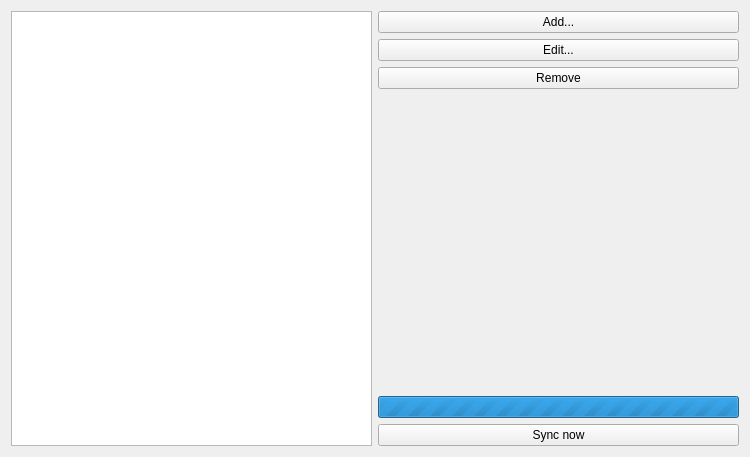
<?xml version="1.0" encoding="UTF-8"?>
<ui version="4.0">
 <author>Gav Wood</author>
 <class>KCMSync</class>
 <widget class="QWidget" name="KCMSync">
  <property name="geometry">
   <rect>
    <x>0</x>
    <y>0</y>
    <width>750</width>
    <height>457</height>
   </rect>
  </property>
  <property name="windowTitle">
   <string>Akunambol sync</string>
  </property>
  <layout class="QGridLayout" name="gridLayout_2">
   <item row="1" column="1">
    <widget class="QPushButton" name="pbAddServer">
     <property name="text">
      <string>Add...</string>
     </property>
    </widget>
   </item>
   <item row="3" column="1">
    <widget class="QPushButton" name="pbRemoveServer">
     <property name="text">
      <string>Remove</string>
     </property>
    </widget>
   </item>
   <item row="2" column="1">
    <widget class="QPushButton" name="pbEditServer">
     <property name="text">
      <string>Edit...</string>
     </property>
    </widget>
   </item>
   <item row="1" column="0" rowspan="6">
    <widget class="QListWidget" name="lwServerList">
     <property name="alternatingRowColors">
      <bool>true</bool>
     </property>
    </widget>
   </item>
   <item row="4" column="1">
    <spacer name="verticalSpacer">
     <property name="orientation">
      <enum>Qt::Vertical</enum>
     </property>
     <property name="sizeHint" stdset="0">
      <size>
       <width>20</width>
       <height>40</height>
      </size>
     </property>
    </spacer>
   </item>
   <item row="6" column="1">
    <widget class="QPushButton" name="pbSyncNow">
     <property name="text">
      <string>Sync now</string>
     </property>
    </widget>
   </item>
   <item row="5" column="1">
    <widget class="QProgressBar" name="pbSyncstate">
     <property name="maximum">
      <number>0</number>
     </property>
     <property name="value">
      <number>252</number>
     </property>
    </widget>
   </item>
  </layout>
 </widget>
 <includes>
  <include location="local">kpushbutton.h</include>
 </includes>
 <resources/>
 <connections/>
</ui>
